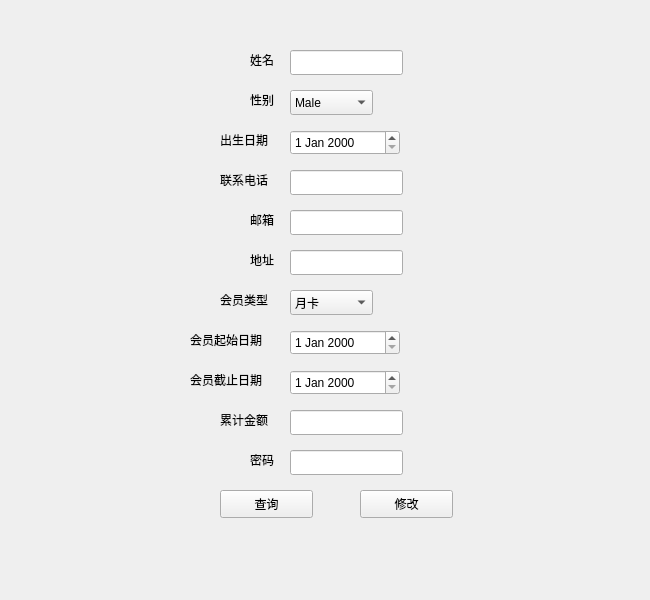
<?xml version="1.0" encoding="UTF-8"?>
<ui version="4.0">
 <class>memberCenter</class>
 <widget class="QWidget" name="memberCenter">
  <property name="geometry">
   <rect>
    <x>0</x>
    <y>0</y>
    <width>650</width>
    <height>600</height>
   </rect>
  </property>
  <property name="windowTitle">
   <string>Form</string>
  </property>
  <widget class="QLabel" name="label_3">
   <property name="geometry">
    <rect>
     <x>220</x>
     <y>130</y>
     <width>69</width>
     <height>19</height>
    </rect>
   </property>
   <property name="text">
    <string>出生日期</string>
   </property>
  </widget>
  <widget class="QLineEdit" name="phoneLineEdit">
   <property name="geometry">
    <rect>
     <x>290</x>
     <y>170</y>
     <width>113</width>
     <height>25</height>
    </rect>
   </property>
   <property name="text">
    <string/>
   </property>
  </widget>
  <widget class="QLabel" name="label_5">
   <property name="geometry">
    <rect>
     <x>250</x>
     <y>250</y>
     <width>69</width>
     <height>19</height>
    </rect>
   </property>
   <property name="text">
    <string>地址</string>
   </property>
  </widget>
  <widget class="QLineEdit" name="emailLineEdit">
   <property name="geometry">
    <rect>
     <x>290</x>
     <y>210</y>
     <width>113</width>
     <height>25</height>
    </rect>
   </property>
   <property name="text">
    <string/>
   </property>
  </widget>
  <widget class="QLineEdit" name="passwordLineEdit">
   <property name="geometry">
    <rect>
     <x>290</x>
     <y>450</y>
     <width>113</width>
     <height>25</height>
    </rect>
   </property>
  </widget>
  <widget class="QPushButton" name="queryButton">
   <property name="geometry">
    <rect>
     <x>220</x>
     <y>490</y>
     <width>93</width>
     <height>28</height>
    </rect>
   </property>
   <property name="text">
    <string>查询</string>
   </property>
  </widget>
  <widget class="QLineEdit" name="nameLineEdit">
   <property name="geometry">
    <rect>
     <x>290</x>
     <y>50</y>
     <width>113</width>
     <height>25</height>
    </rect>
   </property>
  </widget>
  <widget class="QComboBox" name="membershipTypeComboBox">
   <property name="geometry">
    <rect>
     <x>290</x>
     <y>290</y>
     <width>83</width>
     <height>25</height>
    </rect>
   </property>
   <item>
    <property name="text">
     <string>月卡</string>
    </property>
   </item>
   <item>
    <property name="text">
     <string>季卡</string>
    </property>
   </item>
   <item>
    <property name="text">
     <string>年卡</string>
    </property>
   </item>
  </widget>
  <widget class="QLabel" name="label_8">
   <property name="geometry">
    <rect>
     <x>250</x>
     <y>450</y>
     <width>69</width>
     <height>19</height>
    </rect>
   </property>
   <property name="text">
    <string>密码</string>
   </property>
  </widget>
  <widget class="QDateEdit" name="birthDateEdit">
   <property name="geometry">
    <rect>
     <x>290</x>
     <y>130</y>
     <width>110</width>
     <height>25</height>
    </rect>
   </property>
  </widget>
  <widget class="QLabel" name="label_6">
   <property name="geometry">
    <rect>
     <x>250</x>
     <y>210</y>
     <width>69</width>
     <height>19</height>
    </rect>
   </property>
   <property name="text">
    <string>邮箱</string>
   </property>
  </widget>
  <widget class="QComboBox" name="genderComboBox">
   <property name="geometry">
    <rect>
     <x>290</x>
     <y>90</y>
     <width>83</width>
     <height>25</height>
    </rect>
   </property>
   <item>
    <property name="text">
     <string>Male</string>
    </property>
   </item>
   <item>
    <property name="text">
     <string>Female</string>
    </property>
   </item>
   <item>
    <property name="text">
     <string>Other</string>
    </property>
   </item>
  </widget>
  <widget class="QLabel" name="label_4">
   <property name="geometry">
    <rect>
     <x>220</x>
     <y>170</y>
     <width>69</width>
     <height>19</height>
    </rect>
   </property>
   <property name="text">
    <string>联系电话</string>
   </property>
  </widget>
  <widget class="QLabel" name="label_2">
   <property name="geometry">
    <rect>
     <x>250</x>
     <y>90</y>
     <width>69</width>
     <height>19</height>
    </rect>
   </property>
   <property name="text">
    <string>性别</string>
   </property>
  </widget>
  <widget class="QLineEdit" name="addressLineEdit">
   <property name="geometry">
    <rect>
     <x>290</x>
     <y>250</y>
     <width>113</width>
     <height>25</height>
    </rect>
   </property>
   <property name="text">
    <string/>
   </property>
  </widget>
  <widget class="QLabel" name="label_7">
   <property name="geometry">
    <rect>
     <x>220</x>
     <y>290</y>
     <width>69</width>
     <height>19</height>
    </rect>
   </property>
   <property name="text">
    <string>会员类型</string>
   </property>
  </widget>
  <widget class="QLabel" name="label">
   <property name="geometry">
    <rect>
     <x>250</x>
     <y>50</y>
     <width>69</width>
     <height>19</height>
    </rect>
   </property>
   <property name="text">
    <string>姓名</string>
   </property>
  </widget>
  <widget class="QLabel" name="label_9">
   <property name="geometry">
    <rect>
     <x>190</x>
     <y>330</y>
     <width>121</width>
     <height>20</height>
    </rect>
   </property>
   <property name="text">
    <string>会员起始日期</string>
   </property>
  </widget>
  <widget class="QLabel" name="label_10">
   <property name="geometry">
    <rect>
     <x>190</x>
     <y>370</y>
     <width>131</width>
     <height>20</height>
    </rect>
   </property>
   <property name="text">
    <string>会员截止日期</string>
   </property>
  </widget>
  <widget class="QLineEdit" name="accountBalanceLineEdit">
   <property name="geometry">
    <rect>
     <x>290</x>
     <y>410</y>
     <width>113</width>
     <height>25</height>
    </rect>
   </property>
  </widget>
  <widget class="QLabel" name="label_11">
   <property name="geometry">
    <rect>
     <x>220</x>
     <y>410</y>
     <width>69</width>
     <height>19</height>
    </rect>
   </property>
   <property name="text">
    <string>累计金额</string>
   </property>
  </widget>
  <widget class="QPushButton" name="yesButton_2">
   <property name="geometry">
    <rect>
     <x>360</x>
     <y>490</y>
     <width>93</width>
     <height>28</height>
    </rect>
   </property>
   <property name="text">
    <string>修改</string>
   </property>
  </widget>
  <widget class="QDateEdit" name="membershipStartDateEdit">
   <property name="geometry">
    <rect>
     <x>290</x>
     <y>330</y>
     <width>110</width>
     <height>25</height>
    </rect>
   </property>
  </widget>
  <widget class="QDateEdit" name="membershipEndDateEdit">
   <property name="geometry">
    <rect>
     <x>290</x>
     <y>370</y>
     <width>110</width>
     <height>25</height>
    </rect>
   </property>
  </widget>
 </widget>
 <resources/>
 <connections/>
</ui>
